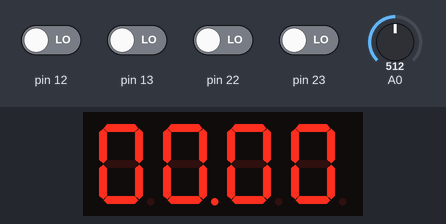
Bench run of a sketch on a simulated Arduino Uno, built with avr-gcc and run on an emulated ATmega328P. On the bench: 4-digit seven-segment display. Wiring (inferred from the names in the program): 4-digit 7-segment display, segments lit when HIGH: segments pin 0, pin 1, pin 2, pin 3, pin 4, pin 5, pin 6, pin 7; digit selects pin 8, pin 9, pin 10, pin 11. The test bench sets the inputs (shaded band); at power-on: pin 12, pin 13, pin 22, pin 23 LOW, A0 = 512. The segment pins are drawn as the display they are named for.

Above: at 1.2 s.
1.3 s: pin 12 driven HIGH
At 1.71 s:
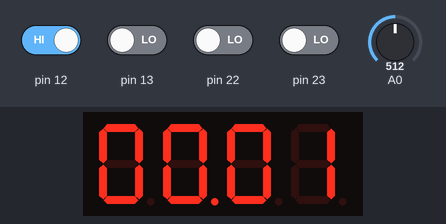
3.9 s: A0 set to 9
At 5.09 s:
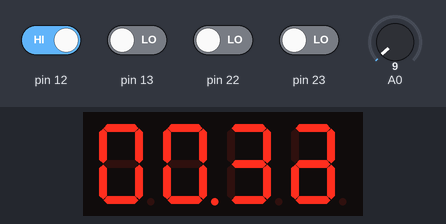
6.9 s: A0 set to 0
9.9 s: A0 set to 16
12.5 s: A0 set to 0
14.5 s: pin 13 driven HIGH
At 15.1 s:
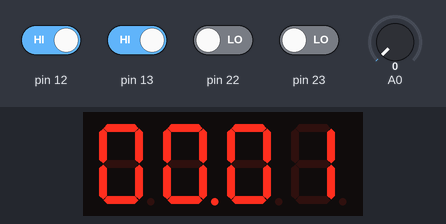

The sketch:

Prova_-_Jonatas_Fernandes_Grassi.ino
```cpp
int minutosa  =  0;
int minutosb  =  0;
int segundosa =  0;
int segundosb =  0;
int botao1    = 12;
int botao2    = 13;
bool rodar    =  0;
bool filtro   =  0;
int period    =  0;

unsigned long startTime;
unsigned long currentTime;

//Matrix com numeros no display de 7 seg
const int numeros_Display[10][8] = {

  {1,1,1,1,1,1,0,0},     // 0
  {0,1,1,0,0,0,0,0},     // 1
  {1,1,0,1,1,0,1,0},     // 2
  {1,1,1,1,0,0,1,0},     // 3
  {0,1,1,0,0,1,1,0},     // 4
  {1,0,1,1,0,1,1,0},     // 5
  {1,0,1,1,1,1,1,0},     // 6
  {1,1,1,0,0,0,0,0},     // 7
  {1,1,1,1,1,1,1,0},     // 8
  {1,1,1,1,0,1,1,0}      // 9
                                    };

//Função para definir o estado inicial de cada pino, sendo a o pino, b INPUT ou OUTPUT
void estadoInicial(int a, int b){
  if(a >=0 && a <= 7){
    if(b == INPUT){
      DDRD &= ~(1 << a);
    }else if(b == OUTPUT){
     DDRD |= (1 << a);
    }
    }else if(a >= 8 && a <= 13){
      if(b == INPUT){
        DDRB &= ~(1 << a-8);
    }else if(b==OUTPUT){
      DDRB |=  (1 << a-8);
    }
    }else if(a >= 14 && a <= 19){
      if(b == INPUT){
        DDRC &= ~(1 << a-14);
    }else if(b == OUTPUT){
      DDRC |= (1 << a-14);
  }}}

//Função para escrever em um pino digital, sendo a o pino, b 0 ou 1
void escritaD(int a, int b){
  if(a >= 0 && a <= 7){
    if(b == 0){
      PORTD &= ~(1 << a);
    }else if(b == 1){
      PORTD |= (1 << a);
    }
  }else if(a >= 8 && a <= 13){
    if(b == 0){
      PORTB &= ~(1 << a-8);
    }else if(b == 1){
      PORTB |= (1<<a-8);
    }
  }else if(a >= 14 && a <= 19){
    if(b == 0){
      PORTC &= ~(1 << a-14);
    }else if(b == 1){
      PORTC |=  (1 << a-14);
    }}}

//Função para ler um pino, sendo a o pino, b o valor que a função retorna, isto é, 0 ou 1
bool leituraD(int a){
  int b = 0;
    if(a >= 0 && a <= 7){
      b = PIND & (1 << a);
    return(b);
      }
      else if(a >= 8 && a <= 13){
      b = PINB & (1 << a-8);
    return(b);
      }
      else if(a >= 14 && a <= 19){
      b = PINC & (1 << a-14);
    return(b);
  }}

int adc = 0;
int m,c,d,u = 0;

//Função para fazer leitura analógica
int leituraA(){
  ADCSRA |= (1 << ADSC);
  while((ADCSRA && 0x40) == 0x40);
  adc = ADCL | (ADCH << 8);
}

//Aqui estão setados os pinos DP dos 4 displays
const int dp[4] = {8,9,10,11};
//Aqui estão setados os pinos que o display esta conectado
const int pinosDisp[8] = {0,1,2,3,4,5,6,7};
//Função para controlar o display, sendo n o numero que se deseja exibir, e d qual display
void controleDisplay(int n, int d){
  for (int i = 0; i <= 7; i++)
  {
    escritaD(pinosDisp[i], numeros_Display[n][i]);
    if(d == dp[1]){
      escritaD(7, 1);
    }
  }
  escritaD(d, 1);
  delay(5);
  escritaD(d, 0);
  delay(5);
}

void setup() {
  for(int x = 0; x<=7; x++)
  {
    estadoInicial(pinosDisp[x], OUTPUT);
    if(x < 4)
      estadoInicial(dp[x], OUTPUT);
  }
  ADMUX = 0x40;
  ADCSRA = 0x87;
  startTime = millis();  //initial start time
  }
void loop() {

  if((leituraD(botao1) == 1) && (filtro == 0)){
    rodar = !rodar;
    filtro = 1;
  }

  if((filtro == 1) && (leituraD(botao1) == 0))
  filtro = 0;

  controleDisplay(minutosa, dp[0]);
  controleDisplay(minutosb, dp[1]);
  controleDisplay(segundosa, dp[2]);
  controleDisplay(segundosb, dp[3]);

  if(leituraD(botao2) == 1){
     minutosa  = 0;
     minutosb  = 0;
     segundosa = 0;
     segundosb = 0;
   }

  while(rodar)
  {
    if((leituraD(botao1) == 1) && (filtro == 0)){
    rodar = !rodar;
    filtro = 1;
    }
    if((filtro == 1) && (leituraD(botao1) == 0))
    filtro = 0;

    if(leituraD(botao2) == 1){
      minutosa  = 0;
      minutosb  = 0;
      segundosa = 0;
      segundosb = 0;
    }

    if(segundosb > 9){
      segundosb = 0;
      segundosa++;
    }
    if(segundosa >= 6){
      segundosa = 0;
      minutosb++;
    }
    if(minutosb > 9){
      minutosb = 0;
      minutosa++;
    }
    if(minutosa >= 6){
     minutosa  = 0;
     minutosb  = 0;
     segundosa = 0;
     segundosb = 0;
    }

    currentTime = millis();
    leituraA();
    period = adc;

    if (currentTime - startTime >= period)//test whether the period has elapsed
    {
        segundosb++;
        startTime = currentTime;
    }
  controleDisplay(minutosa, dp[0]);
  controleDisplay(minutosb, dp[1]);
  controleDisplay(segundosa, dp[2]);
  controleDisplay(segundosb, dp[3]);
  }}
```

Measured:
- after the input at 1.3 s, the display: changes after 0.16 s (image 1)
- what the display in image 1 shows lasts 0.5 s, from 1.5 s to 2.0 s
